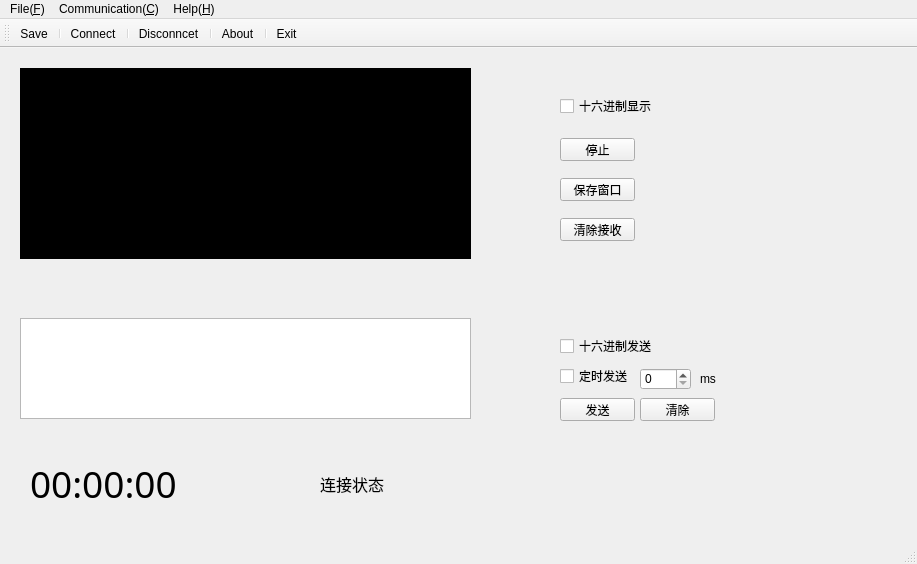
<?xml version="1.0" encoding="UTF-8"?>
<ui version="4.0">
 <class>MainWindow</class>
 <widget class="QMainWindow" name="MainWindow">
  <property name="geometry">
   <rect>
    <x>0</x>
    <y>0</y>
    <width>917</width>
    <height>564</height>
   </rect>
  </property>
  <property name="windowTitle">
   <string>MainWindow</string>
  </property>
  <property name="autoFillBackground">
   <bool>false</bool>
  </property>
  <property name="styleSheet">
   <string notr="true"/>
  </property>
  <widget class="QWidget" name="centralWidget">
   <widget class="QPushButton" name="ClearReceiveBuffer">
    <property name="geometry">
     <rect>
      <x>560</x>
      <y>170</y>
      <width>75</width>
      <height>23</height>
     </rect>
    </property>
    <property name="styleSheet">
     <string notr="true"/>
    </property>
    <property name="text">
     <string>清除接收</string>
    </property>
   </widget>
   <widget class="QCheckBox" name="checkBox">
    <property name="geometry">
     <rect>
      <x>560</x>
      <y>50</y>
      <width>101</width>
      <height>16</height>
     </rect>
    </property>
    <property name="text">
     <string>十六进制显示</string>
    </property>
   </widget>
   <widget class="QTextEdit" name="textEdit">
    <property name="geometry">
     <rect>
      <x>20</x>
      <y>270</y>
      <width>451</width>
      <height>101</height>
     </rect>
    </property>
   </widget>
   <widget class="QPushButton" name="SendPushButton">
    <property name="geometry">
     <rect>
      <x>560</x>
      <y>350</y>
      <width>75</width>
      <height>23</height>
     </rect>
    </property>
    <property name="styleSheet">
     <string notr="true"/>
    </property>
    <property name="text">
     <string>发送</string>
    </property>
   </widget>
   <widget class="QCheckBox" name="checkBox_2">
    <property name="geometry">
     <rect>
      <x>560</x>
      <y>290</y>
      <width>101</width>
      <height>16</height>
     </rect>
    </property>
    <property name="text">
     <string>十六进制发送</string>
    </property>
   </widget>
   <widget class="QPushButton" name="ReceiveStop">
    <property name="geometry">
     <rect>
      <x>560</x>
      <y>90</y>
      <width>75</width>
      <height>23</height>
     </rect>
    </property>
    <property name="text">
     <string>停止</string>
    </property>
   </widget>
   <widget class="QPushButton" name="SavePushButton">
    <property name="geometry">
     <rect>
      <x>560</x>
      <y>130</y>
      <width>75</width>
      <height>23</height>
     </rect>
    </property>
    <property name="text">
     <string>保存窗口</string>
    </property>
   </widget>
   <widget class="QCheckBox" name="AutoSend">
    <property name="geometry">
     <rect>
      <x>560</x>
      <y>320</y>
      <width>71</width>
      <height>16</height>
     </rect>
    </property>
    <property name="text">
     <string>定时发送</string>
    </property>
   </widget>
   <widget class="QSpinBox" name="AutoSendTime">
    <property name="geometry">
     <rect>
      <x>640</x>
      <y>320</y>
      <width>51</width>
      <height>22</height>
     </rect>
    </property>
    <property name="maximum">
     <number>9999</number>
    </property>
    <property name="displayIntegerBase">
     <number>10</number>
    </property>
   </widget>
   <widget class="QPushButton" name="ClearSendDataPushButton">
    <property name="geometry">
     <rect>
      <x>640</x>
      <y>350</y>
      <width>75</width>
      <height>23</height>
     </rect>
    </property>
    <property name="autoFillBackground">
     <bool>false</bool>
    </property>
    <property name="styleSheet">
     <string notr="true"/>
    </property>
    <property name="text">
     <string>清除</string>
    </property>
   </widget>
   <widget class="QLabel" name="label">
    <property name="geometry">
     <rect>
      <x>700</x>
      <y>320</y>
      <width>54</width>
      <height>21</height>
     </rect>
    </property>
    <property name="styleSheet">
     <string notr="true">font: 16pt &quot;AcadEref&quot;;</string>
    </property>
    <property name="text">
     <string>ms</string>
    </property>
   </widget>
   <widget class="QLabel" name="label_timer">
    <property name="geometry">
     <rect>
      <x>30</x>
      <y>400</y>
      <width>181</width>
      <height>71</height>
     </rect>
    </property>
    <property name="font">
     <font>
      <family>AcadEref</family>
      <pointsize>28</pointsize>
     </font>
    </property>
    <property name="text">
     <string>00:00:00</string>
    </property>
   </widget>
   <widget class="QLabel" name="label_connect_state">
    <property name="geometry">
     <rect>
      <x>320</x>
      <y>420</y>
      <width>111</width>
      <height>31</height>
     </rect>
    </property>
    <property name="font">
     <font>
      <family>AcadEref</family>
      <pointsize>12</pointsize>
     </font>
    </property>
    <property name="text">
     <string>连接状态</string>
    </property>
   </widget>
   <widget class="QTextBrowser" name="ReceiveDatatextBrowser">
    <property name="geometry">
     <rect>
      <x>20</x>
      <y>20</y>
      <width>451</width>
      <height>191</height>
     </rect>
    </property>
    <property name="styleSheet">
     <string notr="true">background-color: rgb(0, 0, 0);
color: rgb(0, 255, 0);</string>
    </property>
   </widget>
  </widget>
  <widget class="QMenuBar" name="menuBar">
   <property name="geometry">
    <rect>
     <x>0</x>
     <y>0</y>
     <width>917</width>
     <height>23</height>
    </rect>
   </property>
   <widget class="QMenu" name="menuFile">
    <property name="title">
     <string>File(&amp;F)</string>
    </property>
    <addaction name="actionSave"/>
    <addaction name="actionExit"/>
   </widget>
   <widget class="QMenu" name="menuCommunic">
    <property name="title">
     <string>Communication(&amp;C)</string>
    </property>
    <addaction name="actionConnect"/>
    <addaction name="actionDisconncet"/>
   </widget>
   <widget class="QMenu" name="menuHelp">
    <property name="title">
     <string>Help(&amp;H)</string>
    </property>
    <addaction name="actionAbout"/>
   </widget>
   <addaction name="menuFile"/>
   <addaction name="menuCommunic"/>
   <addaction name="menuHelp"/>
  </widget>
  <widget class="QToolBar" name="mainToolBar">
   <attribute name="toolBarArea">
    <enum>TopToolBarArea</enum>
   </attribute>
   <attribute name="toolBarBreak">
    <bool>false</bool>
   </attribute>
   <addaction name="actionSave"/>
   <addaction name="separator"/>
   <addaction name="actionConnect"/>
   <addaction name="separator"/>
   <addaction name="actionDisconncet"/>
   <addaction name="separator"/>
   <addaction name="actionAbout"/>
   <addaction name="separator"/>
   <addaction name="actionExit"/>
  </widget>
  <widget class="QStatusBar" name="statusBar"/>
  <action name="actionSave">
   <property name="text">
    <string>Save</string>
   </property>
  </action>
  <action name="actionExit">
   <property name="text">
    <string>Exit</string>
   </property>
  </action>
  <action name="actionConnect">
   <property name="text">
    <string>Connect</string>
   </property>
  </action>
  <action name="actionDisconncet">
   <property name="text">
    <string>Disconncet</string>
   </property>
  </action>
  <action name="actionAbout">
   <property name="text">
    <string>About</string>
   </property>
  </action>
 </widget>
 <layoutdefault spacing="6" margin="11"/>
 <resources/>
 <connections/>
</ui>
